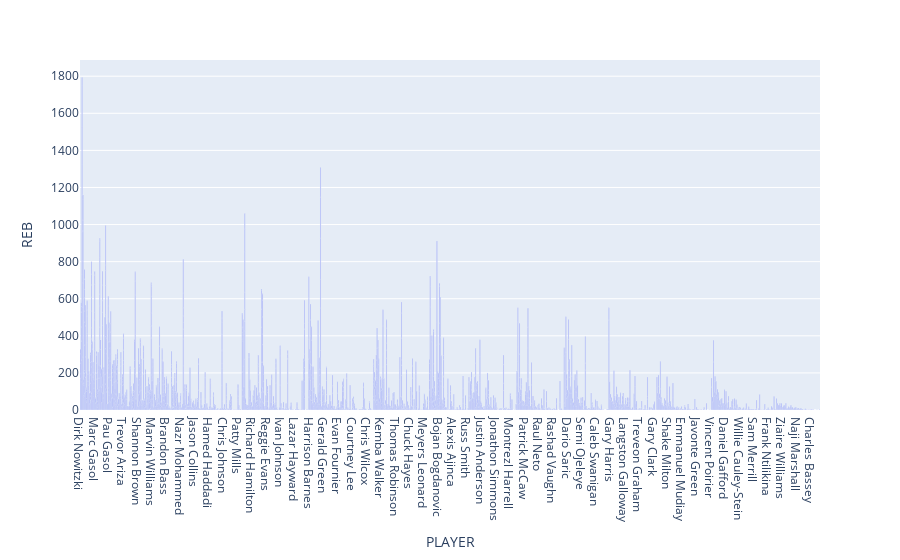

This figure's notebook cell:
### Code cell
fig = px.bar(df_playoffs, x='PLAYER', y = 'REB')
fig.show()

### Figure 1 — Plotly figure (JSON) as saved in the notebook; plotly's stock layout.template omitted (floating-point values rounded to 4 significant figures; data arrays with more than 128 entries replaced by an {"elided": "..."} marker saying what was removed)
{"data": [{"alignmentgroup": "True", "hovertemplate": "PLAYER=%{x}<br>REB=%{y}<extra></extra>", "legendgroup": "", "marker": {"color": "#636efa", "pattern": {"shape": ""}}, "name": "", "offsetgroup": "", "orientation": "v", "showlegend": false, "textposition": "auto", "type": "bar", "x": {"elided": "2540 str values"}, "xaxis": "x", "y": {"elided": "2540 int values"}, "yaxis": "y"}], "layout": {"barmode": "relative", "legend": {"tracegroupgap": 0}, "margin": {"t": 60}, "xaxis": {"anchor": "y", "domain": [0, 1], "title": {"text": "PLAYER"}}, "yaxis": {"anchor": "x", "domain": [0, 1], "title": {"text": "REB"}}}}
